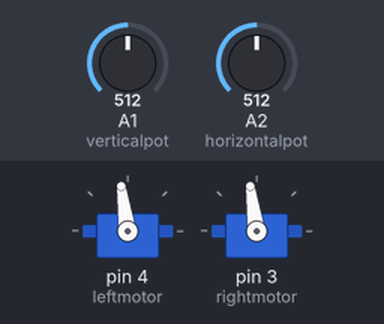
A sketch run on a simulated Arduino Uno, built with avr-gcc and run on an emulated ATmega328P. On the bench: 2 × servo. The inputs (shaded band) are chosen by the test bench; at power-on: A2 (horizontalpot) = 512, A1 (verticalpot) = 512. What the sketch prints to the serial monitor is not drawn.

Above: at 1.2 s.
1.3 s: A2 (horizontalpot) set to 318
2.8 s: A2 (horizontalpot) set to 298
At 4.2 s:
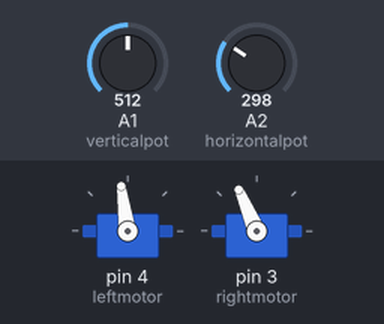
4.5 s: A2 (horizontalpot) set to 900
At 5.3 s:
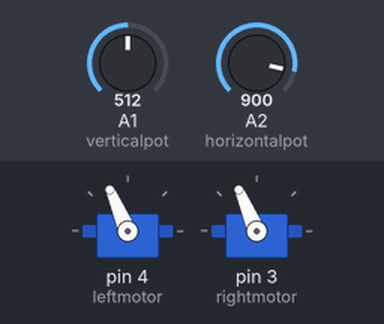
6.0 s: A2 (horizontalpot) set to 736
7.5 s: A2 (horizontalpot) set to 702
At 8.0 s:
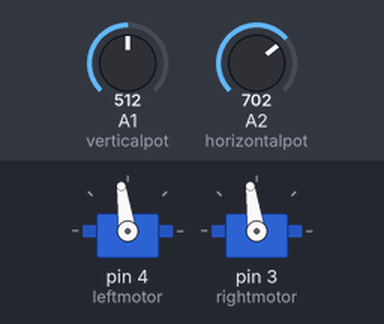
9.0 s: A1 (verticalpot) set to 321
10.5 s: A1 (verticalpot) set to 296
At 12.1 s:
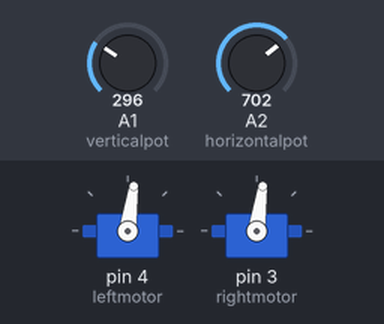
Timing chart, 0 to 13.2 s (numbered marks = the images above; inputs shaded):
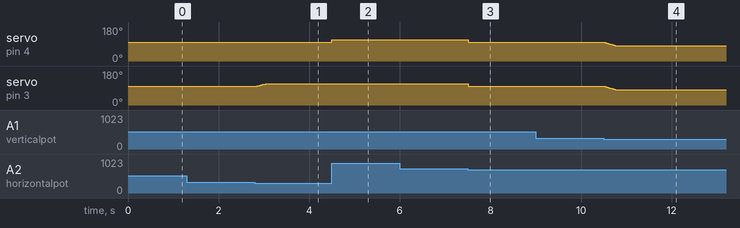

Measured:
- the behaviour switches between 308 and 307 on A2 (horizontalpot) (found by bisection; images 0 and 1)
- the behaviour switches between 718 and 717 on A2 (horizontalpot) (found by bisection; images 2 and 3)
- the behaviour switches between 308 and 307 on A1 (verticalpot) (found by bisection; images 3 and 4)
- after the input at 2.8 s, servo on pin 3 (rightmotor): 98° → 113° at once
- after the input at 4.5 s, servo on pin 4 (leftmotor): 98° → 113° at once
- after the input at 7.5 s, servo on pin 4 (leftmotor), servo on pin 3 (rightmotor): 113° → 98° at once
- after the input at 10.5 s, servo on pin 4 (leftmotor), servo on pin 3 (rightmotor): 98° → 82° at once

The sketch:

motors_test.ino
```cpp
#include <Servo.h>
#include <SoftwareSerial.h>

Servo leftmotor;  // create servo object to control a servo
Servo rightmotor;

#define motormax 1700 // max motor speed per cycle - for motor speed
#define brake 1550 // brake motors - for motor speed
#define motormin 1400 //min motor speed (negative) - for motor speed
#define acceleration 20 // speed of motorspeed value increase/decrease

int horizontalpot = 2;  // analog pin used to connect the potentiometer
int verticalpot = 1;
int horizontal;
int vertical;
int dir; ///directon
int motorspeed;
int temp;


void setup() {

  leftmotor.attach(4);  // attaches the servo on pin 4 to the servo object
  rightmotor.attach(3);
  Serial.begin(115200);
  motorspeed = brake;
  temp = 0;

}

void loop() {
  horizontal = analogRead(horizontalpot);            // reads the value of the potentiometer (value between 0 and 1023)
  vertical = analogRead(verticalpot);


  horizontal = map(horizontal, 0, 1024, 1000, 2000);
  vertical = map(vertical, 0, 1024, 1000, 2000);

  Serial.print("horizontal: ");
  Serial.print(horizontal);
  Serial.print("  vertical: ");
  Serial.print(vertical);
  Serial.print("  motorspeed: ");
  Serial.println(motorspeed);


  if (horizontal > 1700){
    speedup();
    left(motorspeed);
  }else if (horizontal < 1300){
    speedup();
    right(motorspeed);
  }else if (vertical > 1700){
    speedup();
    fb(motorspeed);
  }else if (vertical < 1300){
    rev();
    fb(motorspeed);
  }else{
    stp();
    fb(motorspeed);
  }


  Serial.print("motorspeed: ");
  Serial.println(motorspeed);


  delay(15);                           // waits for the servo to get there
}

void fb(int motorspeed){

  leftmotor.writeMicroseconds(motorspeed);
  rightmotor.writeMicroseconds(motorspeed);
  Serial.print("motorspeed: ");
  Serial.println(motorspeed);
  Serial.println("forward");

}

void left(int motorspeed){

  leftmotor.writeMicroseconds(motorspeed);
  Serial.println("right");


}

void right(int motorspeed){

  rightmotor.writeMicroseconds(motorspeed);
  Serial.println("left");
}

void speedup(){
  if (motorspeed < motormax){
    motorspeed = motorspeed + acceleration;
    delay(15);
  }
}

void rev(){
  if (motorspeed > motormin){
    motorspeed = motorspeed - acceleration;
    delay(15);
  }
}

void stp(){
  motorspeed = brake;
  Serial.println("brake");
}
```
